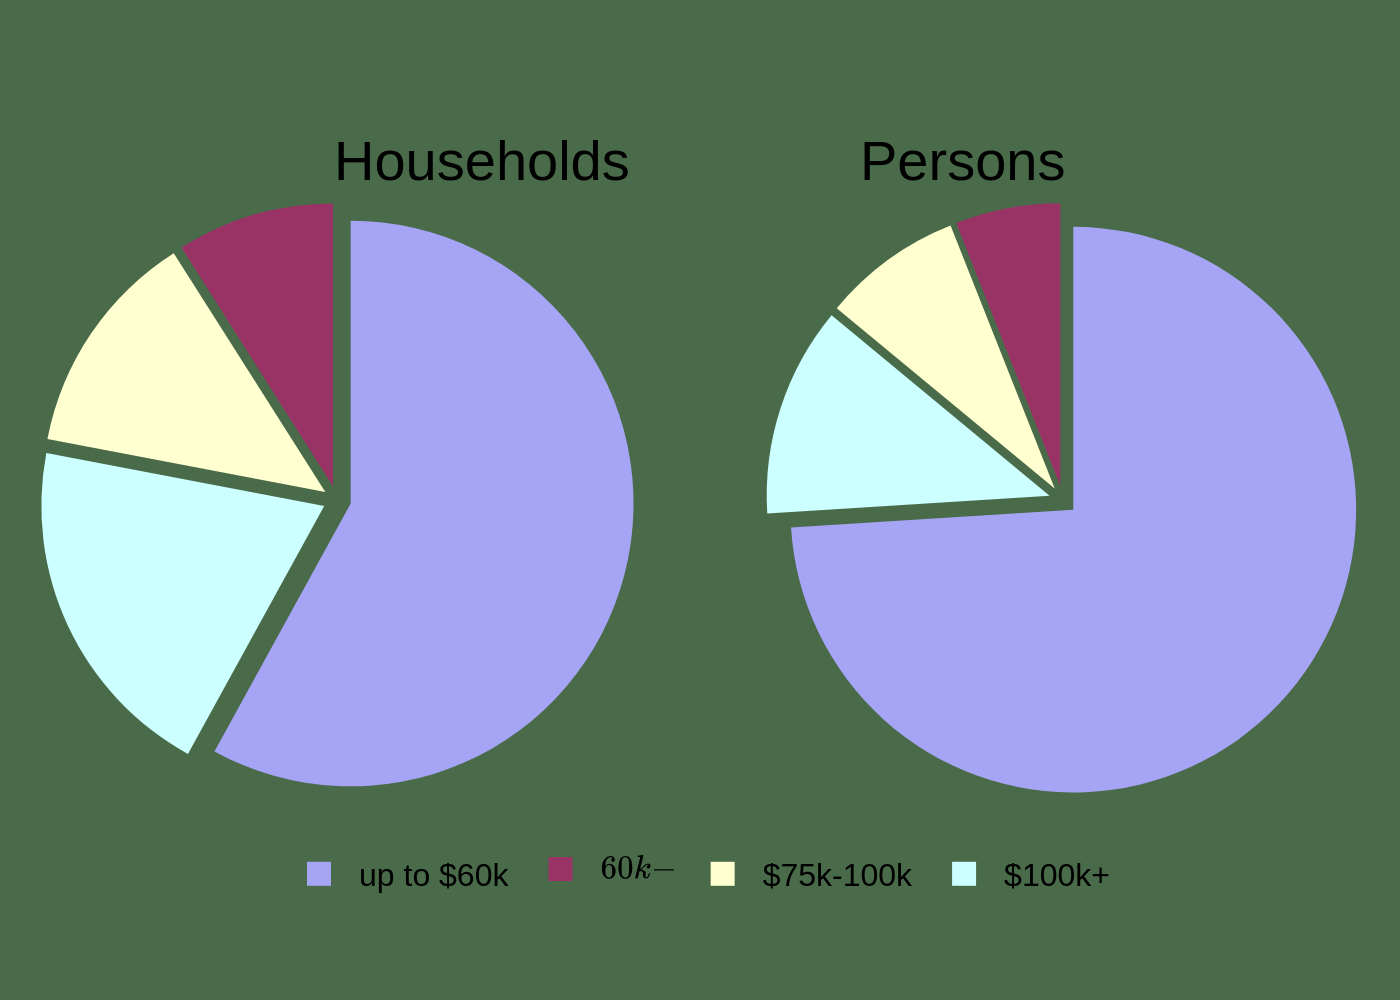

This chart was generated by the following Python code:
import sys
import json
import plotly.graph_objects as go
from plotly.subplots import make_subplots
import os

# Ensure a command-line argument is provided
if len(sys.argv) != 2:
    print("Usage: python create_chart.py <path_to_json_file>")
    sys.exit(1)

json_path = sys.argv[1]

# Read data from the specified JSON file
try:
    with open(json_path, 'r', encoding='utf-8') as f:
        chart_info = json.load(f)
except FileNotFoundError:
    print(f"Error: JSON file not found at {json_path}")
    sys.exit(1)

# Extract data and settings from the JSON structure
chart_data = chart_info['chart_data']
texts = chart_info['texts']
colors = chart_info['colors']

# Create a figure with two subplots for the pie charts
fig = make_subplots(rows=1, cols=2, specs=[[{'type': 'domain'}, {'type': 'domain'}]])

# Add a pie chart trace for each data series
for i, chart in enumerate(chart_data):
    fig.add_trace(go.Pie(
        labels=chart['labels'],
        values=chart['values'],
        name=chart['title'],
        marker_colors=colors,
        pull=[0.05, 0.05, 0.05, 0.05],  # Slightly separate all slices
        sort=False,  # Preserve original data order
        textinfo='none',  # Hide default text on slices
        hoverinfo='label+percent'
    ), 1, i + 1)

# Update the layout of the figure
fig.update_layout(
    paper_bgcolor='#4A6B4A',
    plot_bgcolor='#4A6B4A',
    font=dict(family="Arial", color="black"),
    showlegend=True,
    legend=dict(
        orientation="h",
        yanchor="bottom",
        y=-0.1,
        xanchor="center",
        x=0.5,
        font=dict(size=16)
    ),
    margin=dict(t=80, b=80, l=20, r=20),
    annotations=[
        dict(
            text=chart_data[0]['title'],
            x=0.22,
            y=1.05,
            xref="paper",
            yref="paper",
            font_size=28,
            showarrow=False
        ),
        dict(
            text=chart_data[1]['title'],
            x=0.78,
            y=1.05,
            xref="paper",
            yref="paper",
            font_size=28,
            showarrow=False
        )
    ]
)

# Determine the output filename from the input JSON path
base_filename = os.path.splitext(os.path.basename(json_path))[0]
output_filename = f"{base_filename}.png"

# Save the figure as a PNG image
fig.write_image(output_filename, scale=2)

print(f"Chart saved to {output_filename}")
